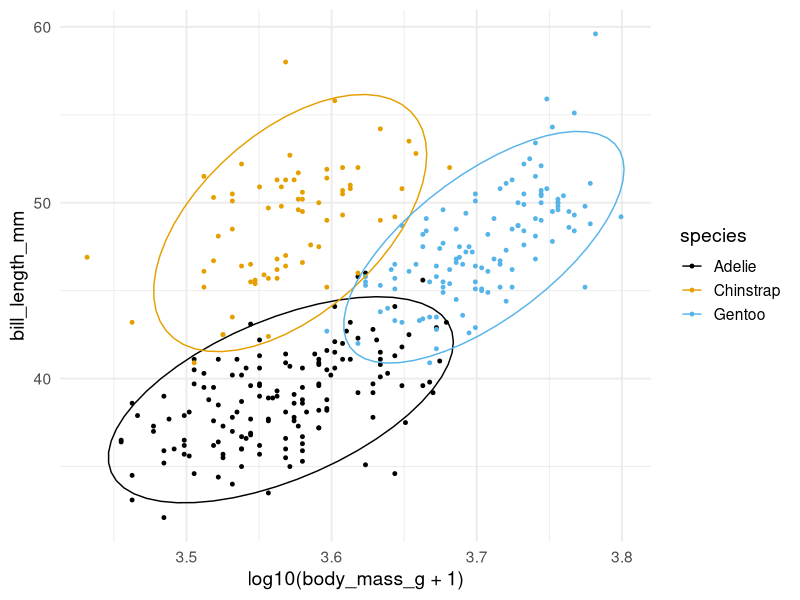
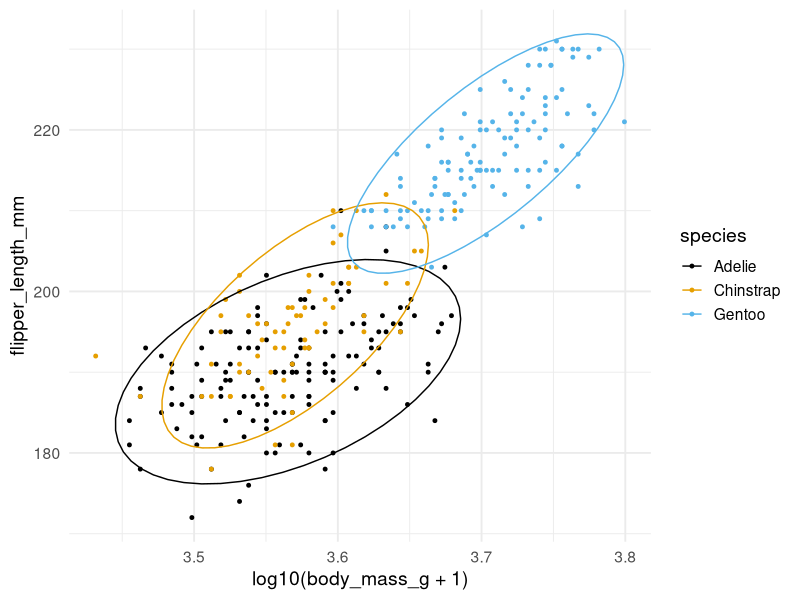
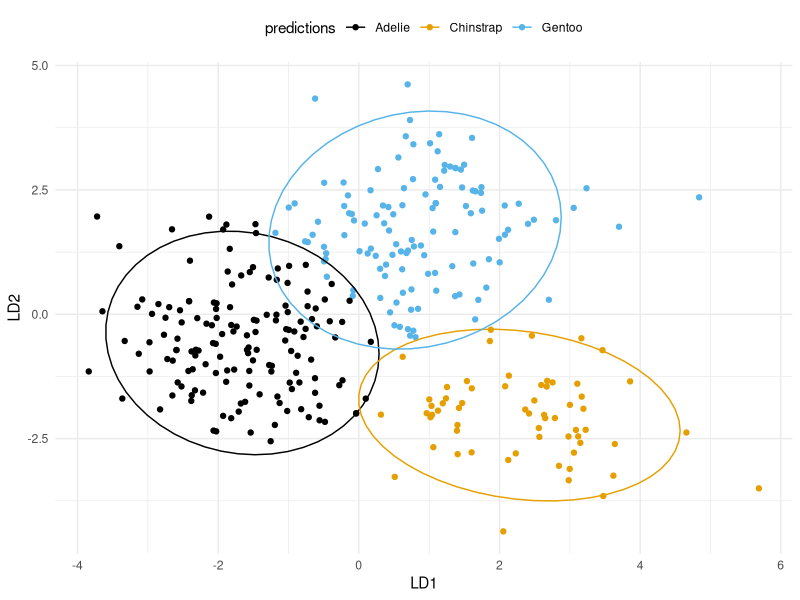
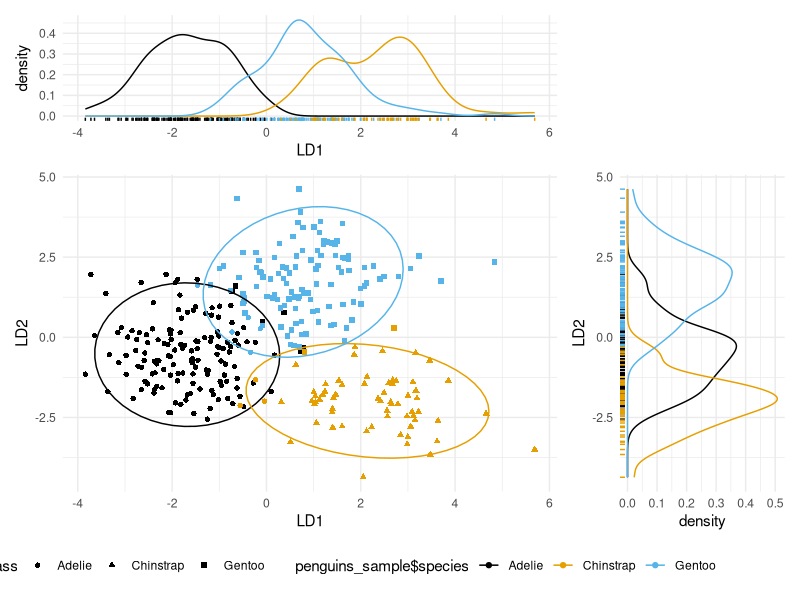

Write R code to recreate these figures, in order.
## ---- chunk 1
library(MASS)
library(tidyverse)
library(patchwork)
# install.packages("remotes")
# remotes::install_github("allisonhorst/palmerpenguins")
library(palmerpenguins)
library(ggthemes)
## ---- chunk 2
set.seed(0)
data("penguins")
dim(penguins)
head(penguins) %>% knitr::kable()

summary(penguins)
penguins_sample <- penguins %>% 
  filter(!is.na(sex)) %>%
  filter(!is.na(species))
dim(penguins_sample)
summary(penguins_sample)
# penguins_sample <- penguins_sample[sample(x = 1:333 , size = 333, replace = F), c(1,3,4,5,6,7)] 
head(penguins_sample) %>% knitr::kable()
dim(penguins_sample)
## ---- chunk 3
ggplot(penguins_sample, aes(x=log10(body_mass_g+1), y = bill_length_mm, color = species )) +
  geom_point(size=1) + 
  scale_color_colorblind()+
  stat_ellipse()+
  theme_minimal(base_size = 14)+
  NULL

ggplot(penguins_sample, aes(x=log10(body_mass_g+1), y = flipper_length_mm, color = species )) +
  geom_point(size=1) + 
  scale_color_colorblind()+
  stat_ellipse()+
  theme_minimal(base_size = 14)+
  NULL
  
## ---- chunk 4
penguins_sample.lda <- lda(species ~ body_mass_g + bill_length_mm, 
                           data = penguins_sample)

# penguins_sample.lda <- lda(species ~ ., 
#                            data = penguins_sample)

penguins_sample.lda
names(penguins_sample.lda)
## ---- chunk 5

predictions <- penguins_sample.lda %>% predict()

names(predictions)

predictions$class[1:10] 

predictions$posterior[1:10,] %>% knitr::kable()

predictions$x[1:10,]

my_preds <- predictions$class
length(my_preds)
length(penguins_sample$species)

## ---- chunk 6
pred_tbl <- as_tibble(predictions$x)
pred_tbl$predictions <- predictions$class
pred_tbl$species <- penguins_sample$species

pred_tbl%>% head()%>% knitr::kable()
## ---- chunk 7
pred_tbl %>%
  ggplot(aes(x=LD1, y=LD2, 
              color = predictions)) +
  geom_point() +
  theme_minimal() +
  theme(legend.position = 'top')+
  stat_ellipse()+
  scale_color_colorblind()+
  NULL



main <- ggplot(data =pred_tbl) +
  geom_point(
    aes(LD1, LD2, shape = predictions$class, color = penguins_sample$species), 
    data = as_tibble(predictions$x)) +
  stat_ellipse(aes(x=LD1, y= LD2, color = penguins_sample$species))+
  theme_minimal() +
  theme(legend.position = 'bottom')+
  scale_color_colorblind()+
  NULL

LD1_plot <- as_tibble(predictions$x) %>% 
  ggplot(aes(LD1,  color = predictions$class)) +
  geom_density() +
  geom_rug() +
  theme_minimal() +
  scale_color_colorblind()+
  theme(legend.position = 'none')+
  NULL

LD2_plot <- as_tibble(predictions$x) %>% 
  ggplot(aes(LD2,  color = predictions$class)) +
  geom_density() +
  geom_rug() +
  theme_minimal() +
  theme(legend.position = 'none') +
  scale_color_colorblind()+
  coord_flip()+
  NULL


LD1_plot  + plot_spacer() + main + LD2_plot + plot_layout(widths = c(3, 1), heights = c(1, 3))
